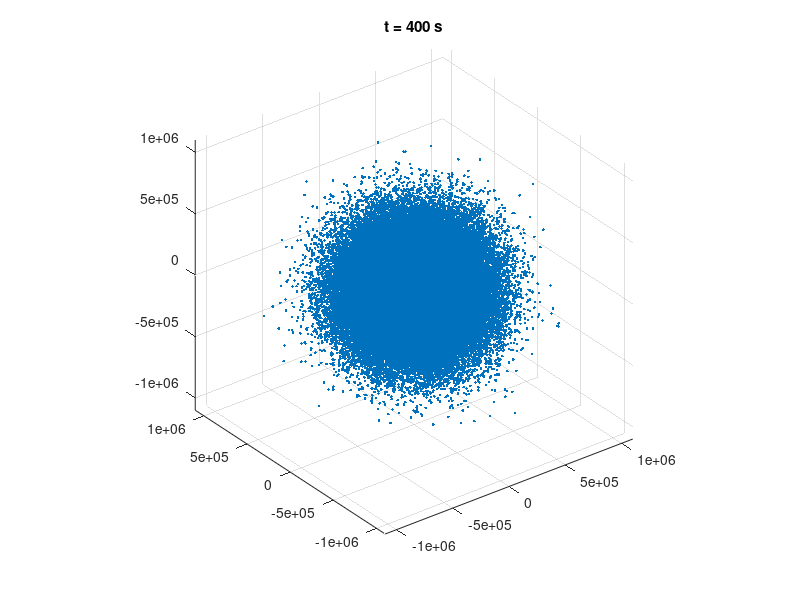

Reproduce this figure in MATLAB.
%
%
%

%% Constants

N = 1*10^(5); % number of particles 
kB = 8.617 * 10^(-5); % Boltzmann's constant (eV/K)
mu = 5.7138 * 10^(-12); % viscosity of water  eV*s/(nm^3)
T = 300; % temperature (Kelvin)
r = 10; % radius of particles (nm)
D = kB*T/(6*pi*mu*r); % Einstein's diffusion relation
time = 400; % time interval (seconds)
L = sqrt(6*D); % length of each step

%%

bound = 1*10^(6); % distance of square boundaries from origin (nm)


%% Initial position vector

pos = zeros(N,3); % point source


%% Simulation
close all;
figure;

for i = 1:time
    step = (2 * randi([0,1],N,3)) - 1; % binary (-1 or 1)
    %step = (2 * rand(N,3)) - 1;       % uniform (-1 to 1)
    %step = randn(N,3);                % std. normal (-1 to 1)
    pos = pos + L*step;
    pos(pos > bound) = bound;  
    pos(pos < -bound) = -bound;
        
    % real time particle plot
    scatter3(pos(:,1),pos(:,2),pos(:,3),'.');
    axis([-1.1*bound,1.1*bound,-1.1*bound,1.1*bound,-1.1*bound,1.1*bound]);
    label = sprintf('t = %d s',i);
    title(label);
    daspect([1 1 1]);
    drawnow;
    
end
